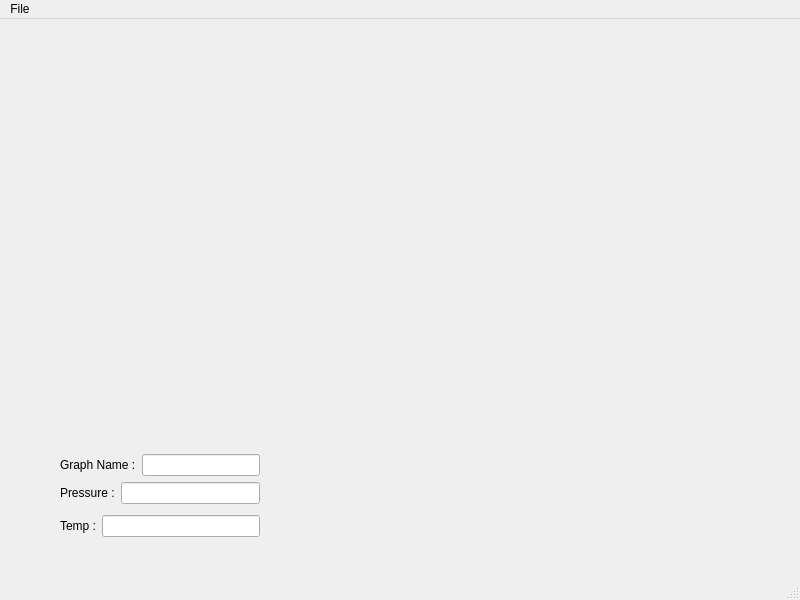
<?xml version="1.0" encoding="UTF-8"?>
<ui version="4.0">
 <class>MainWindow</class>
 <widget class="QMainWindow" name="MainWindow">
  <property name="geometry">
   <rect>
    <x>0</x>
    <y>0</y>
    <width>800</width>
    <height>600</height>
   </rect>
  </property>
  <property name="windowTitle">
   <string>MainWindow</string>
  </property>
  <widget class="QWidget" name="centralwidget">
   <widget class="QCustomPlot" name="plot" native="true">
    <property name="geometry">
     <rect>
      <x>9</x>
      <y>9</y>
      <width>771</width>
      <height>371</height>
     </rect>
    </property>
   </widget>
   <widget class="QWidget" name="layoutWidget">
    <property name="geometry">
     <rect>
      <x>60</x>
      <y>430</y>
      <width>200</width>
      <height>94</height>
     </rect>
    </property>
    <layout class="QVBoxLayout" name="verticalLayout_2">
     <item>
      <layout class="QVBoxLayout" name="verticalLayout">
       <item>
        <layout class="QHBoxLayout" name="horizontalLayout">
         <item>
          <widget class="QLabel" name="label">
           <property name="text">
            <string>Graph Name :</string>
           </property>
          </widget>
         </item>
         <item>
          <widget class="QLineEdit" name="GraphName_line"/>
         </item>
        </layout>
       </item>
       <item>
        <layout class="QHBoxLayout" name="horizontalLayout_2">
         <item>
          <widget class="QLabel" name="label_2">
           <property name="text">
            <string>Pressure :</string>
           </property>
          </widget>
         </item>
         <item>
          <widget class="QLineEdit" name="Pressure_line"/>
         </item>
        </layout>
       </item>
      </layout>
     </item>
     <item>
      <layout class="QHBoxLayout" name="horizontalLayout_3">
       <item>
        <widget class="QLabel" name="label_3">
         <property name="text">
          <string>Temp :</string>
         </property>
        </widget>
       </item>
       <item>
        <widget class="QLineEdit" name="Temp_line"/>
       </item>
      </layout>
     </item>
    </layout>
   </widget>
  </widget>
  <widget class="QMenuBar" name="menubar">
   <property name="geometry">
    <rect>
     <x>0</x>
     <y>0</y>
     <width>800</width>
     <height>20</height>
    </rect>
   </property>
   <widget class="QMenu" name="menuFile">
    <property name="title">
     <string>File</string>
    </property>
    <addaction name="actionNew"/>
    <addaction name="actionOpen"/>
    <addaction name="actionSave_2"/>
    <addaction name="actionSave"/>
   </widget>
   <addaction name="menuFile"/>
  </widget>
  <widget class="QStatusBar" name="statusbar"/>
  <action name="actionOpen">
   <property name="text">
    <string>Open</string>
   </property>
  </action>
  <action name="actionSave">
   <property name="text">
    <string>Save As...</string>
   </property>
  </action>
  <action name="actionNew">
   <property name="text">
    <string>New</string>
   </property>
  </action>
  <action name="actionSave_2">
   <property name="text">
    <string>Save</string>
   </property>
  </action>
 </widget>
 <customwidgets>
  <customwidget>
   <class>QCustomPlot</class>
   <extends>QWidget</extends>
   <header>qcustomplot.h</header>
   <container>1</container>
  </customwidget>
 </customwidgets>
 <resources/>
 <connections/>
</ui>
